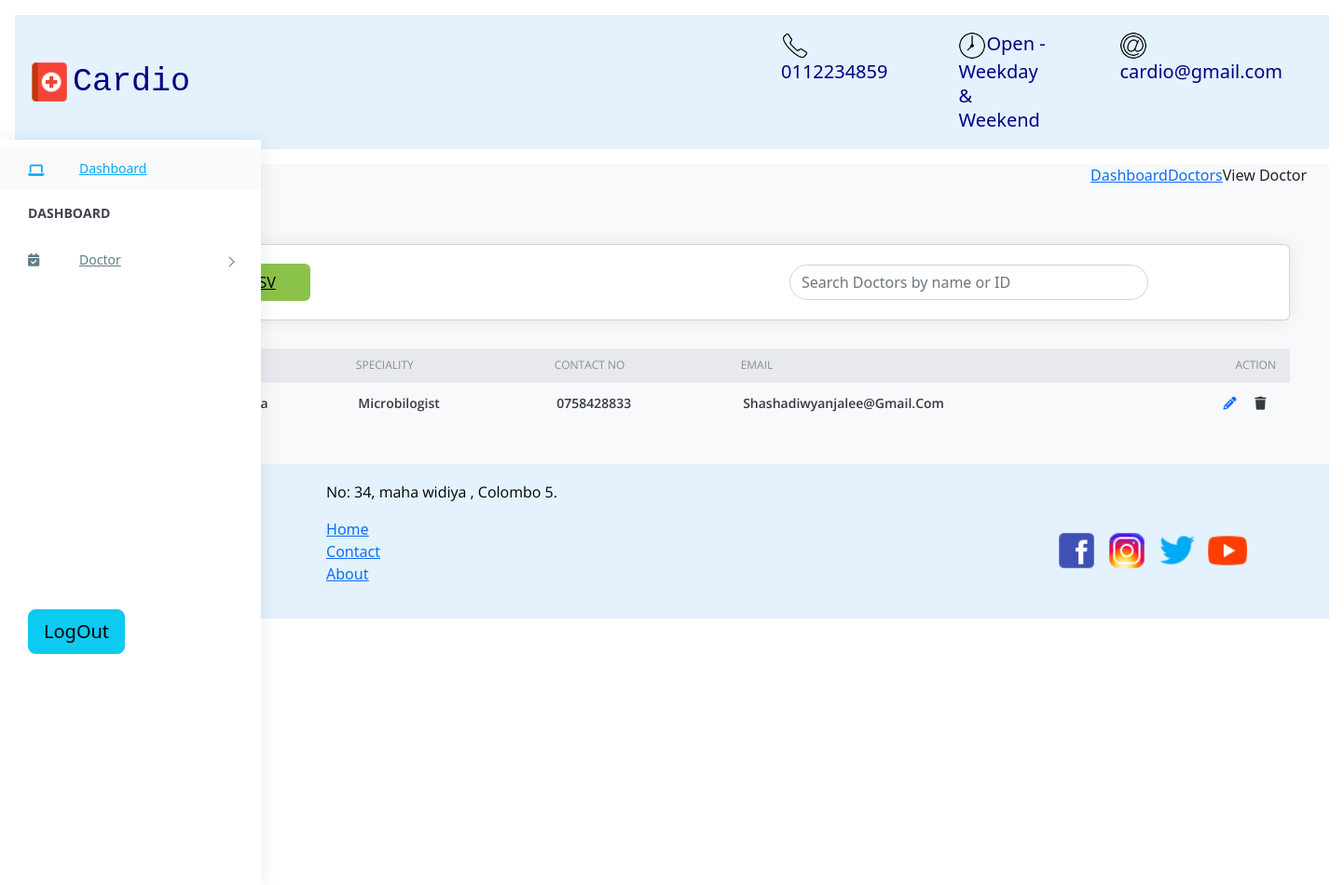
Page /doctors on the committed database.
### doctors/models.py (models this page shows, shortened)
class Doctor(models.Model):
    name = models.CharField(max_length=120)
    speciality = models.CharField(max_length=120)
    phone = models.CharField(max_length=120,null=True)
    email = models.CharField(max_length=120,null=True)

### doctors/views.py (the view)
# urls.py: path('', include('doctors.urls')),
def doctors(request):
    doctors = Doctor.objects.all()
    doctors_count = doctors.count()
    if request.method == 'GET':
        search = request.GET.get('search')
        if(search):
            doctors = Doctor.objects.filter(
                Q(name__contains = search) |
                Q(id__contains = search)
            )
    return render(request, 'doctors.html', {
        'doctors': doctors,'doctors_count':doctors_count
    })

### doctors/templates/doctors.html (shortened to what this page needs)
{% extends 'dbase/dbase.html' %}
{% block breadcrumbs %}
<div class="breadcrumbs">
    <div class="breadcrumbs-inner">
        <div class="row m-0">
            <div class="col-sm-4">
                <div class="page-header float-left">
                    <div class="page-title">
                        <h1>Dashboard</h1>
                    </div>
                </div>
            </div>
            <div class="col-sm-8">
                <div class="page-header float-right">
                    <div class="page-title">
                        <ol class="breadcrumb text-right">
                            <li><a href="#">Dashboard</a></li>
                            <li><a href="#">Doctors</a></li>
                            <li class="active">View Doctor</li>
                        </ol>
                    </div>
                </div>
            </div>
        </div>
    </div>
</div>
{% endblock breadcrumbs %}
{% block content %}
    <div class="orders">
        <div class="row">
            <div class="col-xl-12">
                <div class="card">
                    <div class="card-body">
                        <div class="form-inline">
                            <h4 class="box-title">Doctor List</h4>
                            <button style="background-color: #8bc34a; border: none; width: 8%; height:40px; border-radius: 6px; margin-left: 5%;"><a href="{% url 'doctors-report' %}" style="color: black;">CSV</a></button>
                            <form action="{% url 'doctors' %}" method="get">
                                <input name="search" class="form-control" type="text" placeholder="Search Doctors by name or ID" style="width: 150%; margin-left: 200%; border-radius: 25px;display: flex;">
                            </form>
                            </div>
                        </div>
                    </div>
                    <div class="card-body--">
                        <div class="table-stats order-table ov-h">
                            <table class="table ">
                                <thead>
                                    <tr>
                                        <th class="serial">Doctor ID</th>
                                        <th>Name</th>
                                        <th>Speciality</th>
                                        <th>Contact No</th>
                                        <th>Email</th>
                                        <th>Action</th>
                                    </tr>
                                </thead>
                                    {% if doctors %}
                                    {% for p in doctors %}
                                    <tr>
                                        <td class="serial">{{ p.id }}</td>
                                        <td>{{ p.name }}</td>
                                        <td>{{ p.speciality }}</td>
                                        <td>{{ p.phone }}</td>
                                        <td>{{ p.email }}</td>
                                        <td>
                                            <a href="{%url 'update-doctor' id=p.id%}"><i class="fa fa-pencil mx-2"></i></a>
                                                <a type="button" data-toggle="modal" data-target="#deleteModal{{p.id}}">
                                                    <i class="fa fa-trash mx-2"></i></a>
                                        </td>
                                    </tr>
                                    {% endfor %}
                                    {% else %}
                                        <tr><td>No Doctor Data</td></tr>
                                    {% endif %}
                            </table>
                        </div>
                    </div>
                </div>
            </div>
        </div>
    </div>
{% endblock content %}

### patients/static/assets/css/style.css (style rules this page uses)
body { display: table; font-family: "Open Sans", sans-serif; font-size: 16px; width: 100%; }
a, button { text-decoration: none; outline: none !important; color: #878787; -webkit-transition: all 0.25s ease; transition: all 0.25s ease; }
h1, h2, h3, h4, h5, h6 { margin: 0; }
ul, ol { padding-left: 0; }
.ov-h { overflow: hidden; }
.btn, button, input, textarea { -webkit-box-shadow: none; box-shadow: none; outline: 0 !important; }
.order-table { position: relative; }
.order-table:after, .order-table:before { content: ""; position: absolute; top: 0px; height: 37px; width: 10px; background: #e8e9ef; }
.order-table:after { right: -1px; }
.order-table:before { left: -1px; }
.order-table tr th { background: #e8e9ef; }
.order-table tr td:last-child, .order-table tr th:last-child { text-align: right; }
.order-table tr:last-child td { border: none; }
.card { margin-bottom: 1.875em; border-radius: 5px; padding: 0; border: 0px solid transparent; -webkit-box-shadow: 0 0 20px rgba(0, 0, 0, 0.08); box-shadow: 0 0 20px rgba(0, 0, 0, 0.08); }
.card .box-title { font-weight: 600; font-size: 1em; padding: 5px 0; }
.card .card-body { float: left; padding: 1.25em; position: relative; width: 100%; }
.card h4 { font-size: 1.1rem; }
.table-stats table { font-family: 'Open Sans'; }
.table-stats table th, .table-stats table td { border: none; border-bottom: 1px solid #e8e9ef; color: #868e96; font-size: 12px; font-weight: normal; padding: .75em 1.25em; text-transform: uppercase; }
.table-stats table td { color: #343a40; font-size: 14px; font-weight: 600; text-transform: capitalize; vertical-align: middle; }

### rows in the picture
Doctor: speciality "Microbilogist", phone "0758428833", email "Shashadiwyanjalee@gmail.com"
